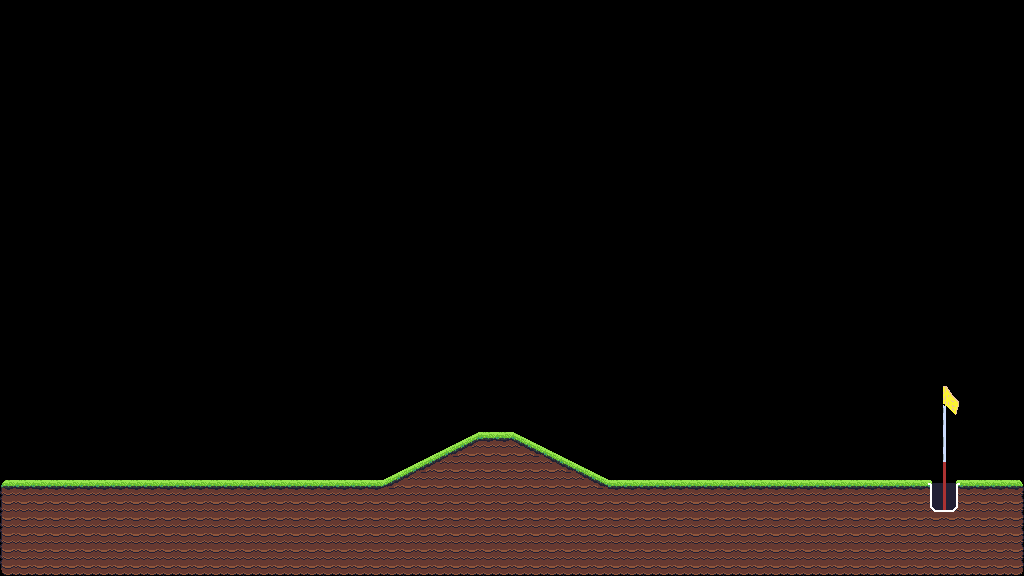

A level layout from a 2D game, rendered from its tile map. Below: a short description, then the map file with tile-grid data replaced by summaries:
An orthogonal 64x36 tile map with 16x16 px tiles, 1 tile layer (Level), 2 tilesets and 143 objects (122x collide, 2x finish).

<map version="1.10" tiledversion="1.11.1" orientation="orthogonal" renderorder="right-down" width="64" height="36" tilewidth="16" tileheight="16" infinite="0" nextlayerid="6" nextobjectid="2551">
 <tileset firstgid="1" name="prototype" tilewidth="16" tileheight="16" tilecount="128" columns="16">
  <image source="images/prototype.png" width="256" height="128" />
  <tile id="0" type="ground" />
  <tile id="1" type="ground" />
  <tile id="2" type="ground" />
  <tile id="3" type="ground" />
  <tile id="4" type="ground" />
 </tileset>
 <tileset firstgid="129" name="all2" tilewidth="16" tileheight="16" tilecount="210" columns="14">
  <image source="images/all2.png" width="224" height="244" />
 </tileset>
 <layer id="1" name="Level" width="64" height="36">
  <data>[2304 cells, 427 non-empty, 34 distinct tile ids]</data>
 </layer>
 <objectgroup id="2" name="Ground_Object">
  <object id="2401" type="collide" x="1008" y="480" width="16" height="16" />
  <object id="2402" type="collide" x="0" y="480" width="16" height="16" />
  <object id="2403" type="collide" x="480" y="432" width="16" height="16" />
  <object id="2404" type="collide" x="496" y="432" width="16" height="16" />
  <object id="2405" type="collide" x="16" y="480" width="16" height="16" />
  <object id="2406" type="collide" x="32" y="480" width="16" height="16" />
  <object id="2407" type="collide" x="48" y="480" width="16" height="16" />
  <object id="2408" type="collide" x="64" y="480" width="16" height="16" />
  <object id="2409" type="collide" x="80" y="480" width="16" height="16" />
  <object id="2410" type="collide" x="96" y="480" width="16" height="16" />
  <object id="2411" type="collide" x="112" y="480" width="16" height="16" />
  <object id="2412" type="collide" x="128" y="480" width="16" height="16" />
  <object id="2413" type="collide" x="144" y="480" width="16" height="16" />
  <object id="2414" type="collide" x="160" y="480" width="16" height="16" />
  <object id="2415" type="collide" x="176" y="480" width="16" height="16" />
  <object id="2416" type="collide" x="192" y="480" width="16" height="16" />
  <object id="2417" type="collide" x="208" y="480" width="16" height="16" />
  <object id="2418" type="collide" x="224" y="480" width="16" height="16" />
  <object id="2419" type="collide" x="240" y="480" width="16" height="16" />
  <object id="2420" type="collide" x="256" y="480" width="16" height="16" />
  <object id="2421" type="collide" x="272" y="480" width="16" height="16" />
  <object id="2422" type="collide" x="288" y="480" width="16" height="16" />
  <object id="2423" type="collide" x="304" y="480" width="16" height="16" />
  <object id="2424" type="collide" x="320" y="480" width="16" height="16" />
  <object id="2425" type="collide" x="336" y="480" width="16" height="16" />
  <object id="2426" type="collide" x="352" y="480" width="16" height="16" />
  <object id="2427" type="collide" x="368" y="480" width="16" height="16" />
  <object id="2428" type="collide" x="608" y="480" width="16" height="16" />
  <object id="2429" type="collide" x="624" y="480" width="16" height="16" />
  <object id="2430" type="collide" x="640" y="480" width="16" height="16" />
  <object id="2431" type="collide" x="656" y="480" width="16" height="16" />
  <object id="2432" type="collide" x="672" y="480" width="16" height="16" />
  <object id="2433" type="collide" x="688" y="480" width="16" height="16" />
  <object id="2434" type="collide" x="704" y="480" width="16" height="16" />
  <object id="2435" type="collide" x="720" y="480" width="16" height="16" />
  <object id="2436" type="collide" x="736" y="480" width="16" height="16" />
  <object id="2437" type="collide" x="752" y="480" width="16" height="16" />
  <object id="2438" type="collide" x="768" y="480" width="16" height="16" />
  <object id="2439" type="collide" x="784" y="480" width="16" height="16" />
  <object id="2440" type="collide" x="800" y="480" width="16" height="16" />
  <object id="2441" type="collide" x="816" y="480" width="16" height="16" />
  <object id="2442" type="collide" x="832" y="480" width="16" height="16" />
  <object id="2443" type="collide" x="848" y="480" width="16" height="16" />
  <object id="2444" type="collide" x="864" y="480" width="16" height="16" />
  <object id="2445" type="collide" x="880" y="480" width="16" height="16" />
  <object id="2446" type="collide" x="896" y="480" width="16" height="16" />
  <object id="2447" type="collide" x="912" y="480" width="16" height="16" />
  <object id="2448" type="collide" x="960" y="480" width="16" height="16" />
  <object id="2449" type="collide" x="976" y="480" width="16" height="16" />
  <object id="2450" type="collide" x="992" y="480" width="16" height="16" />
  <object id="2451" type="collide" x="0" y="560" width="16" height="16" />
  <object id="2452" type="collide" x="0" y="496" width="16" height="16" />
  <object id="2453" type="collide" x="0" y="512" width="16" height="16" />
  <object id="2454" type="collide" x="0" y="528" width="16" height="16" />
  <object id="2455" type="collide" x="0" y="544" width="16" height="16" />
  <object id="2456" x="464.261" y="439.913">
   <polygon points="0,0 15.5217,-7.69565 15.5652,5.3913" />
  </object>
  <object id="2457" x="432.261" y="455.913">
   <polygon points="0,0 15.5217,-7.69565 15.5652,5.3913" />
  </object>
  <object id="2458" x="400.261" y="471.913">
   <polygon points="0,0 15.5217,-7.69565 15.5652,5.3913" />
  </object>
  <object id="2459" x="448.348" y="447.783">
   <polygon points="0,0 15.3913,-7.6087 15.3913,0.608696" />
  </object>
  <object id="2460" x="416.348" y="463.783">
   <polygon points="0,0 15.3913,-7.6087 15.3913,0.608696" />
  </object>
  <object id="2461" x="384.348" y="479.783">
   <polygon points="0,0 15.3913,-7.6087 15.3913,0.608696" />
  </object>
  <object id="2462" x="512.261" y="432.261">
   <polygon points="0,0 15.4348,7.73913 1.17391,11.7826" />
  </object>
  <object id="2463" x="544.261" y="448.261">
   <polygon points="0,0 15.4348,7.73913 1.17391,11.7826" />
  </object>
  <object id="2464" x="576.261" y="464.261">
   <polygon points="0,0 15.4348,7.73913 1.17391,11.7826" />
  </object>
  <object id="2465" x="528.188" y="440.188">
   <polygon points="0,0 15.5938,7.71875 0.15625,11.6875" />
  </object>
  <object id="2466" x="560.188" y="456.188">
   <polygon points="0,0 15.5938,7.71875 0.15625,11.6875" />
  </object>
  <object id="2467" x="592.188" y="472.188">
   <polygon points="0,0 15.5938,7.71875 0.15625,11.6875" />
  </object>
  <object id="2468" type="collide" x="1008" y="560" width="16" height="16" />
  <object id="2469" type="collide" x="1008" y="496" width="16" height="16" />
  <object id="2470" type="collide" x="1008" y="512" width="16" height="16" />
  <object id="2471" type="collide" x="1008" y="528" width="16" height="16" />
  <object id="2472" type="collide" x="1008" y="544" width="16" height="16" />
  <object id="2473" type="collide" x="16" y="560" width="16" height="16" />
  <object id="2474" type="collide" x="32" y="560" width="16" height="16" />
  <object id="2475" type="collide" x="48" y="560" width="16" height="16" />
  <object id="2476" type="collide" x="64" y="560" width="16" height="16" />
  <object id="2477" type="collide" x="80" y="560" width="16" height="16" />
  <object id="2478" type="collide" x="96" y="560" width="16" height="16" />
  <object id="2479" type="collide" x="112" y="560" width="16" height="16" />
  <object id="2480" type="collide" x="128" y="560" width="16" height="16" />
  <object id="2481" type="collide" x="144" y="560" width="16" height="16" />
  <object id="2482" type="collide" x="160" y="560" width="16" height="16" />
  </objectgroup>
 <objectgroup id="3" name="Hole_Object">
  <!-- 8 objects omitted --></objectgroup>
 <objectgroup id="5" name="Spawn_Object">
  <!-- 1 objects omitted --></objectgroup>
</map>
<!-- 61 of 143 objects omitted -->
